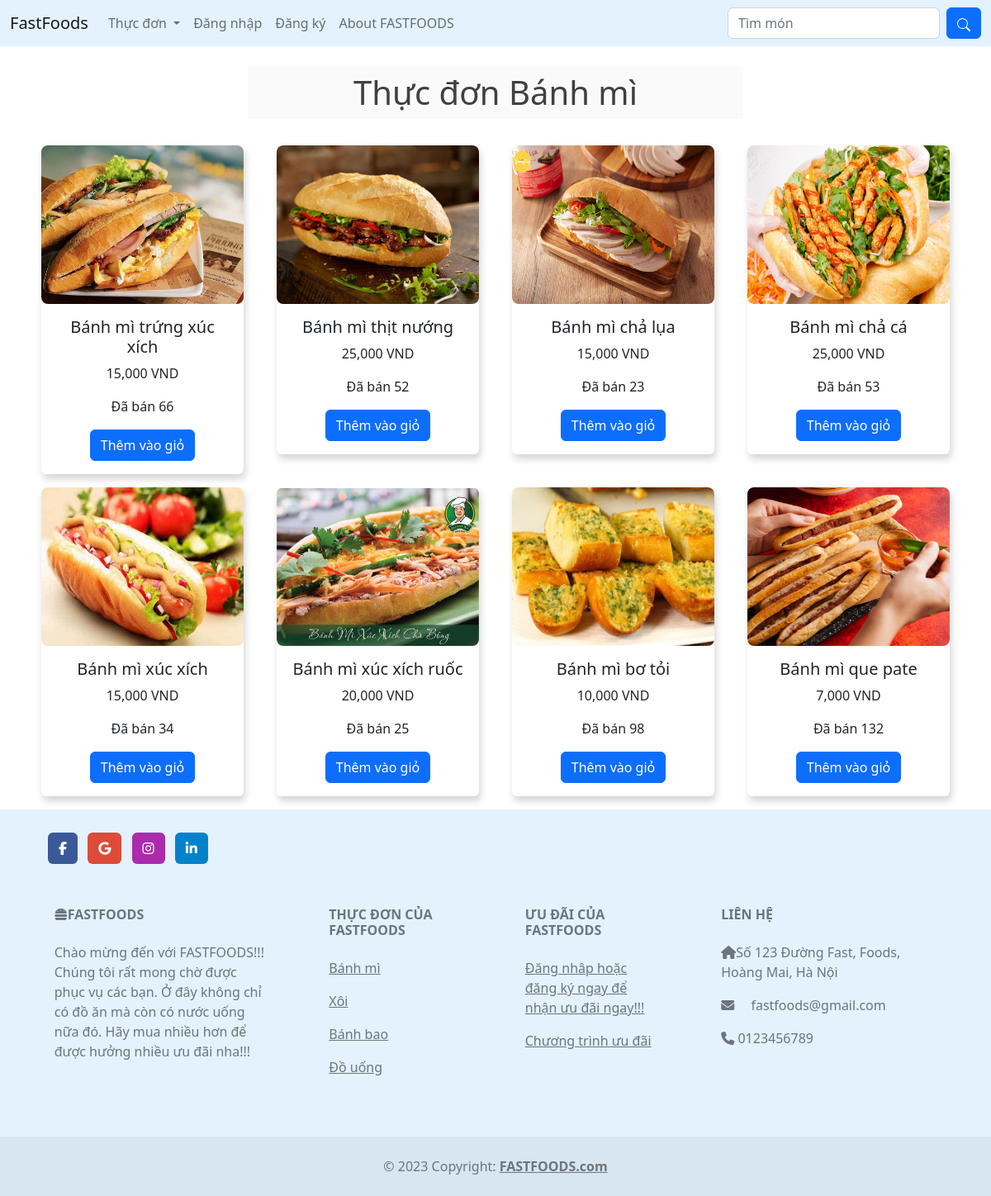
Page /category/1 on the committed database.
### webstore/models.py (models this page shows, shortened)
class Category(models.Model):
    name = models.CharField(max_length=50)
    class Meta:
        verbose_name_plural = 'Danh sách loại món'

class Product(models.Model):
    name = models.CharField(verbose_name='Tên món',max_length=50)
    price = models.IntegerField(verbose_name='Giá',default=0)
    category = models.ForeignKey(Category, on_delete=models.CASCADE, default=1, verbose_name='Loại món')
    description = models.CharField(max_length=250, default='', blank= True, null = True)
    image = models.ImageField(upload_to= 'uploads/product/',verbose_name='Hình ảnh')
    ordered_times = models.IntegerField(default=0, verbose_name='Số lần đặt')
    min_user_rating = models.IntegerField(default=0, verbose_name='Điểm thấp nhất để được mua')
    combo = models.BooleanField(default=False)
    class Meta:
        verbose_name_plural = 'Danh sách các món'

### webstore/views.py (the view)
# urls.py: path('category/<int:pk>', views.allInCategory, name = 'allInCategory'),
def allInCategory(request, pk):
    productC = Product.objects.filter(category=pk)
    category = Category.objects.get(id=pk)
    context = {
        'productC': productC,
        'category': category,
    }
    return render(request, 'category.html', context)

### cart/context_processors.py (called while the page is built, shortened)
def cart(request):
    return {}

### users/context_processors.py (called while the page is built)
def profile(request):
    if request.user.is_authenticated:
        return {'profile': Profile.objects.get(customer=request.user)}
    return{}

### webstore/context_processors.py (called while the page is built)
def menu(request):
    categories = []
    for cate in Category.objects.all().exclude(name="Combo"):
        if Product.objects.filter(category = cate).exists():
            categories.append(cate.id)
    return {'categories': Category.objects.filter(id__in=categories),
            'products': Product.objects.all().order_by('-ordered_times'),
            }

def combo(request):
    if request.user.is_authenticated:
        profile = Profile.objects.get(customer = request.user)
        combos = Product.objects.filter(combo = True)
        rating = profile.rating
        combos = combos.filter(min_user_rating__lte=rating)
        return {'combos': combos,}
    return {}

### webstore/templates/category.html (shortened to what this page needs)
{% extends "base.html" %}
{% load static %}
{% load humanize %}
{% load extraFilter %}
{% block link %}
<link href="{% static 'css/imgstyle.css' %}" rel="stylesheet">
{% endblock %}
{% block content %}
<div class="container-fluid">
      <div class="container-md p-4">
      <h1 class="text-center text-bg-light opacity-75 mx-auto p-2 "
      style="width: 50vw;">Thực đơn {{category.name}}</h1>
    </div>
      <div class="container text-center">
      <div class="row row-cols-4">
      {% for product in productC %}
      <div class="col">
          <div class="card mb-3 text-center">
            <img src="../media/{{product.image}}" class="rounded-3 img-top" alt="{{product.name}}">
            <div class="card-body">
              <h5 class="card-title">{{product.name}}</h5>
              <p class="card-text">{{product.price|intcomma}} VND</p>
              <p class="card-text">Đã bán {{product.ordered_times}}</p>
              <button type="button" value="{{ product.id }}" id ="add-cart{{product.id}}" class="btn btn-primary">Thêm vào giỏ</button>
            </div>
          </div>
        </div>
      {% endfor %}
      </div>
      </div>
</div>
{% endblock %}

### webstore/templates/base.html (shortened to what this page needs)
{% load static %}
{% load humanize %}
{% load extraFilter %}
<!DOCTYPE html>
<html>
    <head>
        <link href="https://cdn.jsdelivr.net/npm/bootstrap@5.2.1/dist/css/bootstrap.min.css" rel="stylesheet"
>
        {% block link %}{% endblock %}
      </head>
<body>
  <header class="pb-2">
  <nav class="navbar navbar-expand-sm navbar-light fixed-top" style="background-color: #e3f2fd;">
    <div class="container-fluid">
      <a class="navbar-brand" href="{% url 'homepage' %}">FastFoods</a>
      <div class="collapse navbar-collapse" id="mynavbar">
        <ul class="navbar-nav me-auto">
          <li class="nav-item dropdown">
          <a class="nav-link dropdown-toggle" href="#"
          role="button" data-bs-toggle="dropdown"
          aria-expanded="false">
            Thực đơn
          </a>
          </li>
          {% if user.is_authenticated %}
          <li class="nav-item dropdown">
          <a class="nav-link dropdown-toggle" href="#"
          role="button" data-bs-toggle="dropdown"
          aria-expanded="false">
            Tài khoản
          </a>
          <ul class="dropdown-menu">
            <li><a class="dropdown-item" href="{% url 'profile'%}">Thông tin tài khoản {{user.first_name}}</a></li>
            <li><a class="dropdown-item" href="{% url 'logout' %}">Đăng xuất</a></li>
          </ul>
          </li>
           <li>
            <form class="d-flex" >
              <a href="{% url 'cart_inventory'%}" class="btn btn-outline-primary" ><i class="bi-cart-fill me-1"></i>
                Giỏ hàng
                <span class="badge bg-primary ms-1 rounded-pill" id="cart_quantity">{{ cartqty }}</span>
              </a>
          </form>
        </li>
          {% else %}
            <li><a class="nav-link" href="{% url 'login' %}">Đăng nhập</a></li>
            <li><a class="nav-link" href="{% url 'register' %}">Đăng ký</a></li>
          {% endif %}
          <li><a class="nav-link" href="{% url 'about' %}">About FASTFOODS</a></li>
        </ul>
        <form class="d-flex" method="POST" action ="{% url 'searched' %}">
          <input class="form-control me-2" type="text" placeholder="Tìm món" name="search">
          <button class="btn btn-primary" type="submit" ></button>
        </form>
      </div>
    </div>
  </nav>
  </header>
  <main>
  <div class = "container-fluid pt-5">
    {% block content %}{% endblock %}
  </div>
  </main>
  {% include 'footer.html' %}
  </body>
</html>

### webstore/templates/footer.html
<footer class="text-center text-lg-start bg-body-tertiary text-muted" style="background-color: #e3f2fd;">
    <div class="container p-4 pb-0">
        <section class="mb-4">
          <a
          data-mdb-ripple-init
            class="btn text-white btn-floating m-1"
            style="background-color: #3b5998;"
            href="#!"
            role="button"
            ><i class="fab fa-facebook-f"></i
          ></a>
          <a
            data-mdb-ripple-init
            class="btn text-white btn-floating m-1"
            style="background-color: #dd4b39;"
            href="#!"
            role="button"
            ><i class="fab fa-google"></i
          ></a>
          <a
            data-mdb-ripple-init
            class="btn text-white btn-floating m-1"
            style="background-color: #ac2bac;"
            href="#!"
            role="button"
            ><i class="fab fa-instagram"></i
          ></a>
          <a
            data-mdb-ripple-init
            class="btn text-white btn-floating m-1"
            style="background-color: #0082ca;"
            href="#!"
            role="button"
            ><i class="fab fa-linkedin-in"></i
          ></a>
        </section>
      </div>
    <section class="">
      <div class="container text-center text-md-start mt-5">
        <div class="row mt-3">
          <div class="col-md-3 col-lg-4 col-xl-3 mx-auto mb-4">
            <h6 class="text-uppercase fw-bold mb-4">
                <i class="fa-solid fa-burger fa-bounce"></i>FASTFOODS
            </h6>
            <p>
              Chào mừng đến với FASTFOODS!!!
              Chúng tôi rất mong chờ được phục vụ các bạn.
              Ở đây không chỉ có đồ ăn mà còn có nước uống nữa đó.
              Hãy mua nhiều hơn để được hưởng nhiều ưu đãi nha!!!
            </p>
          </div>
          <div class="col-md-2 col-lg-2 col-xl-2 mx-auto mb-4" >
            <h6 class="text-uppercase fw-bold mb-4">
              Thực đơn của FASTFOODS
            </h6>
            <div style="height: 12em; overflow: scroll">
            {% for category in categories %}
            <p>
              <a href="{% url 'allInCategory' category.id %}" class="text-reset">{{category.name}}</a>
            </p>
            {% endfor %}
            </div>
          </div>
          <div class="col-md-3 col-lg-2 col-xl-2 mx-auto mb-4">
            <h6 class="text-uppercase fw-bold mb-4">
              Ưu đãi của FASTFOODS
            </h6>
            {% if user.is_authenticated %}
            <p>
              <a href="#!" class="text-reset">Điểm của bạn <span>{{profile.rating}}</span> </a>
            </p>
            <p>
              <a href="#!" class="text-reset">Combo ưu đãi</a>
            </p>
            {% else %}
            <p>
                <a href="#!" class="text-reset">Đăng nhâp hoặc đăng ký ngay để nhận ưu đãi ngay!!! </a>
              </p>
            {% endif %}
            <p>
                <a href="#!" class="text-reset">Chương trình ưu đãi</a>
              </p>
          </div>
          <div class="col-md-4 col-lg-3 col-xl-3 mx-auto mb-md-0 mb-4">
            <h6 class="text-uppercase fw-bold mb-4">Liên hệ</h6>
            <p><i class="fa-solid fa-house"></i>Số 123 Đường Fast, Foods, Hoàng Mai, Hà Nội</p>
            <p>
              <i class="fas fa-envelope me-3"></i>
              fastfoods@gmail.com
            </p>
            <p><i class="fa-solid fa-phone fa-shake"></i> 0123456789</p>
          </div>
        </div>
      </div>
    </section>
    <div class="text-center p-4" style="background-color: rgba(0, 0, 0, 0.05);">
      © 2023 Copyright:
      <a class="text-reset fw-bold" href="{% url 'homepage' %}">FASTFOODS.com</a>
    </div>
  </footer>

### static/css/imgstyle.css (style rules this page uses)
.card { margin: 0 0.5em; box-shadow: 2px 6px 8px 0 rgba(22, 22, 26, 0.18); border: none; overflow: hidden; }
.card img { height: 12em; width: match-parent; }
img { height: 100%; width: 100%; opacity: 100; }

### webstore/templates/base.html (style rules this page uses)
body { background-image: url("https://images.unsplash.com/photo-1517433367423-c7e5b0f35086?auto=format&fit=crop&q=80&w=1901&ixlib=rb-4.0.3&ixid=M3wxMjA3fDB8MHxwaG90by1wYWdlfHx8fGVufDB8fHx8fA%3D%3D"); background-repeat: no-repeat; background-attachment: fixed; }

### rows in the picture
Category: name "Bánh mì"
Product: image (picture), name "Bánh mì trứng xúc xích", price "15,000", ordered_times "66", {{ product.id }} 1 (drawn)
Product: image (picture), name "Bánh mì thịt nướng", price "25,000", ordered_times "52", {{ product.id }} 2 (drawn)
Product: image (picture), name "Bánh mì chả lụa", price "15,000", ordered_times "23", {{ product.id }} 3 (drawn)
Product: image (picture), name "Bánh mì chả cá", price "25,000", ordered_times "53", {{ product.id }} 4 (drawn)
Product: image (picture), name "Bánh mì xúc xích", price "15,000", ordered_times "34", {{ product.id }} 5 (drawn)
Product: image (picture), name "Bánh mì xúc xích ruốc", price "20,000", ordered_times "25", {{ product.id }} 6 (drawn)
Product: image (picture), name "Bánh mì bơ tỏi", price "10,000", ordered_times "98", {{ product.id }} 7 (drawn)
Product: image (picture), name "Bánh mì que pate", price "7,000", ordered_times "132", {{ product.id }} 8 (drawn)
Category: name "Xôi"
Category: name "Bánh bao"
Category: name "Đồ uống"
